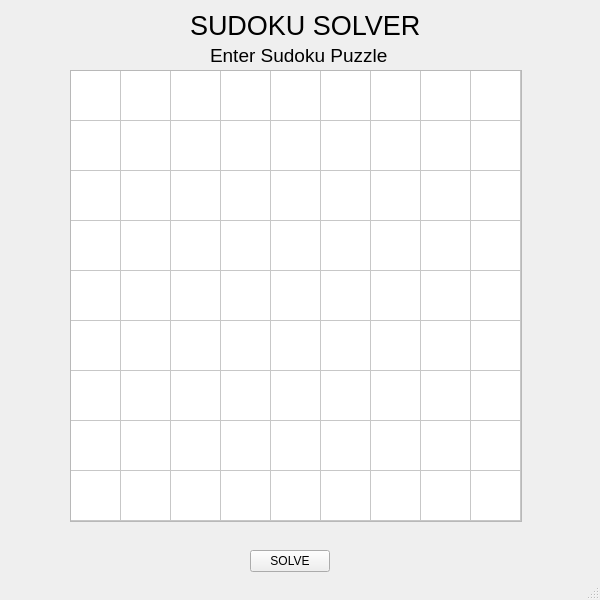
<?xml version="1.0" encoding="UTF-8"?>
<ui version="4.0">
 <class>MainWindow</class>
 <widget class="QMainWindow" name="MainWindow">
  <property name="geometry">
   <rect>
    <x>0</x>
    <y>0</y>
    <width>600</width>
    <height>600</height>
   </rect>
  </property>
  <property name="sizePolicy">
   <sizepolicy hsizetype="Preferred" vsizetype="Preferred">
    <horstretch>60</horstretch>
    <verstretch>0</verstretch>
   </sizepolicy>
  </property>
  <property name="minimumSize">
   <size>
    <width>600</width>
    <height>600</height>
   </size>
  </property>
  <property name="maximumSize">
   <size>
    <width>600</width>
    <height>600</height>
   </size>
  </property>
  <property name="windowTitle">
   <string>MainWindow</string>
  </property>
  <widget class="QWidget" name="centralwidget">
   <widget class="QPushButton" name="solveButton">
    <property name="geometry">
     <rect>
      <x>250</x>
      <y>550</y>
      <width>80</width>
      <height>22</height>
     </rect>
    </property>
    <property name="text">
     <string>SOLVE</string>
    </property>
   </widget>
   <widget class="QLabel" name="label">
    <property name="geometry">
     <rect>
      <x>190</x>
      <y>-10</y>
      <width>231</width>
      <height>71</height>
     </rect>
    </property>
    <property name="font">
     <font>
      <pointsize>20</pointsize>
     </font>
    </property>
    <property name="text">
     <string>SUDOKU SOLVER</string>
    </property>
   </widget>
   <widget class="QLabel" name="displayLabel">
    <property name="geometry">
     <rect>
      <x>210</x>
      <y>20</y>
      <width>201</width>
      <height>71</height>
     </rect>
    </property>
    <property name="font">
     <font>
      <pointsize>14</pointsize>
     </font>
    </property>
    <property name="text">
     <string>Enter Sudoku Puzzle</string>
    </property>
   </widget>
   <widget class="QTableWidget" name="_grid">
    <property name="geometry">
     <rect>
      <x>70</x>
      <y>70</y>
      <width>452</width>
      <height>452</height>
     </rect>
    </property>
    <property name="maximumSize">
     <size>
      <width>600</width>
      <height>600</height>
     </size>
    </property>
    <attribute name="horizontalHeaderVisible">
     <bool>false</bool>
    </attribute>
    <attribute name="horizontalHeaderMinimumSectionSize">
     <number>20</number>
    </attribute>
    <attribute name="horizontalHeaderDefaultSectionSize">
     <number>50</number>
    </attribute>
    <attribute name="verticalHeaderVisible">
     <bool>false</bool>
    </attribute>
    <attribute name="verticalHeaderDefaultSectionSize">
     <number>50</number>
    </attribute>
    <attribute name="verticalHeaderHighlightSections">
     <bool>true</bool>
    </attribute>
    <row>
     <property name="text">
      <string>0</string>
     </property>
    </row>
    <row>
     <property name="text">
      <string>1</string>
     </property>
    </row>
    <row>
     <property name="text">
      <string>2</string>
     </property>
    </row>
    <row>
     <property name="text">
      <string>3</string>
     </property>
    </row>
    <row>
     <property name="text">
      <string>4</string>
     </property>
    </row>
    <row>
     <property name="text">
      <string>5</string>
     </property>
    </row>
    <row>
     <property name="text">
      <string>6</string>
     </property>
    </row>
    <row>
     <property name="text">
      <string>New Row</string>
     </property>
    </row>
    <row>
     <property name="text">
      <string>8</string>
     </property>
    </row>
    <column>
     <property name="text">
      <string>0</string>
     </property>
    </column>
    <column>
     <property name="text">
      <string>1</string>
     </property>
    </column>
    <column>
     <property name="text">
      <string>2</string>
     </property>
    </column>
    <column>
     <property name="text">
      <string>3</string>
     </property>
    </column>
    <column>
     <property name="text">
      <string>4</string>
     </property>
    </column>
    <column>
     <property name="text">
      <string>5</string>
     </property>
    </column>
    <column>
     <property name="text">
      <string>6</string>
     </property>
    </column>
    <column>
     <property name="text">
      <string>7</string>
     </property>
    </column>
    <column>
     <property name="text">
      <string>8</string>
     </property>
    </column>
   </widget>
  </widget>
  <widget class="QMenuBar" name="menubar">
   <property name="geometry">
    <rect>
     <x>0</x>
     <y>0</y>
     <width>600</width>
     <height>21</height>
    </rect>
   </property>
  </widget>
  <widget class="QStatusBar" name="statusbar"/>
 </widget>
 <resources/>
 <connections/>
</ui>
